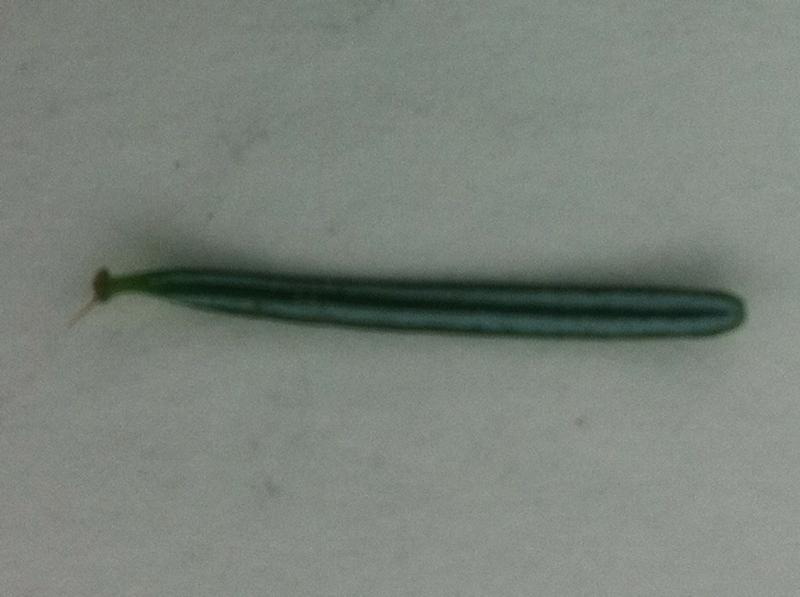
#> input picture PIA/amabis.jpg, 800 x 597 px
$ python PIA.py
#> lines starting #> are read from the running program, lines starting #| are printed output that depends on the picture; after the words box and inside, x2 and y2 are one past the last pixel; in counts of white or black regions, pixels touching at a corner belong together
import cv2
import numpy as np
import matplotlib.pyplot as plt
import math
import csv

# -------------------------------------Seccion Recortes de imagen------------------------------------------- #

# Funcion para obtener los puntos extremos de la hoja (Puntos A, B C y D)
# Se obtienen 2 veces, antes de ser rotados y despues de ser rotado
def extremos(binary_image):
    non_zero_pixels = np.nonzero(binary_image)

    # Encontrar los límites de recorte (A, C, B, D)
    A = np.min(non_zero_pixels[0])  # Límite superior (primer píxel no cero en filas)
    C = np.max(non_zero_pixels[0])  # Límite inferior (último píxel no cero en filas)
    B = np.min(non_zero_pixels[1])  # Límite izquierdo (primer píxel no cero en columnas)
    D = np.max(non_zero_pixels[1])  # Límite derecho (último píxel no cero en columnas)

    print("A: ",A,"\nB: ",B,"\nC: ",C,"\nD: ",D)

    return A, B, C, D

# ---------------------------------------------------------------------------------------------------------- #
# ----------------------------------------------Seccion DCT------------------------------------------------- #

# Calcula el coeficiente DCTk para un perfil dado
def calcular_dctk(perfil, k):
    # perfil: perfil AVP antes de ser procesado
    # k: indice de coeficiente DCT a calcular

    N = len(perfil)  # Longitud del perfil
    dctk = 0.0  # Inicializar el coeficiente

    for n in range(N):
        dctk += perfil[n] * np.cos((np.pi / N) * (n + 0.5) * k)

    return dctk

# Calcula la IDCTi para reconstruir un valor a partir de los coeficientes DCT.
def calcular_idcti(dct_coeffs, i):
    # dct_coeffs: Coeficientes DCT
    # i: El índice del valor reconstruido.

    N = len(dct_coeffs)  # Longitud de los coeficientes DCT
    idcti = dct_coeffs[0] / 2  # Primer término (DCT_0 / 2)

    for k in range(1, N):  # Desde DCT_1 hasta DCT_{N-1}
        idcti += dct_coeffs[k] * np.cos((np.pi / N) * k * (i + 0.5))

    return idcti / N  # Dividir por N para obtener el valor final

# Reconstruye el perfil completo usando la IDCT.
def reconstruir_perfil_completo(dct_coeffs):
    # dct_coeffs: Los coeficientes DCT.

    N = len(dct_coeffs)  # Longitud del perfil (número de coeficientes DCT)
    perfil_reconstruido = []

    for i in range(N):  # Iterar sobre todos los índices
        idcti = calcular_idcti(dct_coeffs, i)  # Calcular IDCTi para el índice actual
        perfil_reconstruido.append(idcti)  # Agregar el valor reconstruido

    return perfil_reconstruido

# Calcula el error EDCT entre el perfil original y el reconstruido.
def calcular_edct(perfil_original, perfil_reconstruido):
    # perfil_original: El perfil original.
    # perfil_reconstruido: El perfil reconstruido.

    N = len(perfil_original)  # Longitud del perfil
    error_cuadrado = np.sum((np.array(perfil_original) - np.array(perfil_reconstruido))**2)
    edct = np.sqrt(error_cuadrado / N)
    return edct

# ---------------------------------------------------------------------------------------------------------- #
# ---------------------------------------Seccion AVP-DCT Matching------------------------------------------- #

# Normaliza la longitud de la curva AVP-DCT, esto para que tenga la misma longitud todos los perfiles (dataset y la imagen a comparar)
def normalizar_longitud(perfil, longitud_deseada=1500):
    # perfil: Perfil AVP-DCT Orginal de la imagen a comparar
    # longitud_deseada: Longitud que va a tener el perfil normalizado

    x_original = np.linspace(0, 1, len(perfil))
    x_deseado = np.linspace(0, 1, longitud_deseada)
    perfil_normalizado = np.interp(x_deseado, x_original, perfil)

    return perfil_normalizado

# Distancia entre un perfil AVP-DCT de la imagen a comparar y el dataset
def calcular_distancia_euclidiana(perfil1, perfil2):
    return np.sqrt(np.sum((np.array(perfil1) - np.array(perfil2))**2))

# Guarda las mejores distancias por planta en un archivo .csv.
# [46 lines left out: functions guardar_mejores_distancias_csv, mostrar_mejores_distancias_por_planta, not called in this run]

def avp_matching(perfil_reconstruido, resultados_path, k=3, longitud_deseada=1500):
    """
    Realiza el AVP Matching utilizando k-NN y genera un gráfico de las mejores distancias por planta.
    """
    perfil_nuevo_normalizado = normalizar_longitud(perfil_reconstruido, longitud_deseada)

    # Cargar los resultados almacenados
    resultados = np.load(resultados_path, allow_pickle=True).item()

    distancias = []
    for planta, perfiles in resultados.items():
        for perfil_guardado in perfiles:
            perfil_guardado_normalizado = normalizar_longitud(perfil_guardado["perfil_avp"], longitud_deseada)
            distancia = calcular_distancia_euclidiana(perfil_nuevo_normalizado, perfil_guardado_normalizado)
            distancias.append((distancia, planta))

    distancias.sort(key=lambda x: x[0])

    # Mostrar mejores distancias por planta
    mostrar_mejores_distancias_por_planta(distancias)

    # Seleccionar los k vecinos más cercanos
    vecinos = distancias[:k]

    # Contar la frecuencia de cada planta entre los vecinos
    conteo = {}
    for _, planta in vecinos:
        conteo[planta] = conteo.get(planta, 0) + 1

    planta_probable = max(conteo, key=conteo.get)
    return planta_probable

# ---------------------------------------------------------------------------------------------------------- #
# ----------------------------------------Seccion Valle Global------------------------------------------------- #

def calcular_histograma(imagen):
    # Calcula el histograma de la imagen en escala de grises
    histograma, _ = np.histogram(imagen.ravel(), bins=256, range=(0, 256))
    return histograma

def calcular_grupo_varianza(histograma, total_pixeles):
    # Cálculo de varianza entre los grupos
    suma_total = np.sum([i * histograma[i] for i in range(256)])
    suma_b = 0
    w_b = 0
    varianza_max = 0
    mejor_umbral = 0

    for umbral in range(256):
        w_b += histograma[umbral]
        w_f = total_pixeles - w_b
        if w_b == 0 or w_f == 0:
            continue

        suma_b += umbral * histograma[umbral]
        m_b = suma_b / w_b if w_b != 0 else 0
        m_f = (suma_total - suma_b) / w_f if w_f != 0 else 0

        varianza_entre_clases = w_b * w_f * (m_b - m_f) ** 2

        if varianza_entre_clases > varianza_max:
            varianza_max = varianza_entre_clases
            mejor_umbral = umbral

    return mejor_umbral

def calcular_desviacion_estandar(imagen):
    # Cálculo de la desviación estándar
    return np.std(imagen)

def encontrar_picos(histograma):
    # Encontrar picos en el histograma (máximos locales)
    picos = []
    for i in range(1, len(histograma) - 1):
        if histograma[i] > histograma[i - 1] and histograma[i] > histograma[i + 1]:
            picos.append(i)
    return picos

def calcular_valle_global(imagen):
    # Obtener el histograma
    histograma = calcular_histograma(imagen)
    total_pixeles = imagen.size

    # Calcular el umbral utilizando grupo varianza
    mejor_umbral = calcular_grupo_varianza(histograma, total_pixeles)

    # Calcular la desviación estándar
    desviacion_estandar = calcular_desviacion_estandar(imagen)

    # Encontrar los picos del histograma
    picos = encontrar_picos(histograma)

    return mejor_umbral, desviacion_estandar, picos

def aplicar_umbral(imagen, umbral):
    # Binarización con el umbral calculado
    _, imagen_umbralizada = cv2.threshold(imagen, umbral, 255, cv2.THRESH_BINARY)
    return imagen_umbralizada

# ---------------------------------------------------------------------------------------------------------- #
# ----------------------------------------Seccion Principal------------------------------------------------- #

# Cargar dataset anteriormente procesado y verificar contenido
resultados_path = 'resultados_avp_dct.npy'  # Archivo de resultados
if not resultados_path:
    raise ValueError("El diccionario está vacío. Verifica la ruta")

# Cargar la imagen y verificar si se cargó correctamente
image = cv2.imread('amabis.jpg')  # Imagen a predecir
#> image is the input picture: shape (597, 800, 3); mean B, G, R 122.2, 129.6, 122
if image is None:
    raise FileNotFoundError("La imagen no se pudo cargar. Verifica la ruta.")

# Convertir la imagen a escala de grises
gray_image = cv2.cvtColor(image, cv2.COLOR_BGR2GRAY)

imagen = (gray_image * 255).astype(np.uint8)  # Normalizar la imagen a valores de 0 a 255
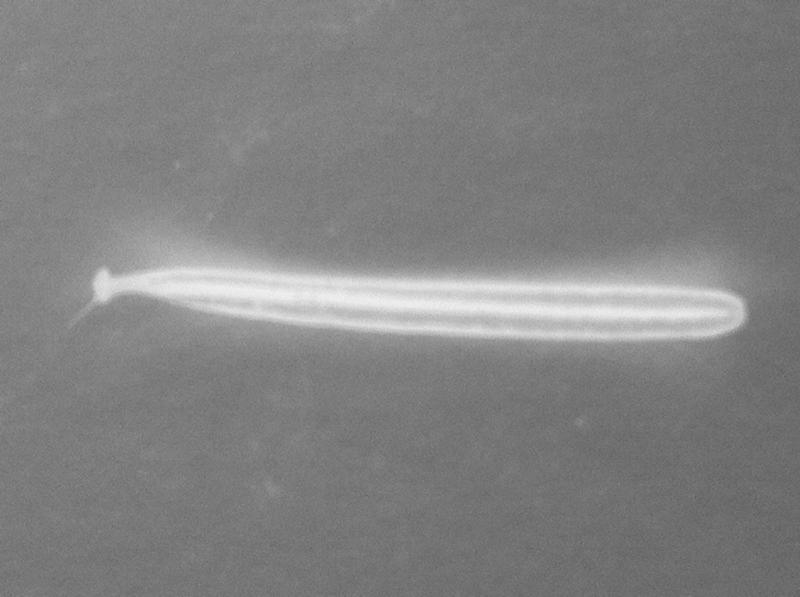
#> imagen: shape (597, 800); min 94, max 242, mean 129.5

# Calcular el umbral, desviación estándar y los picos
mejor_umbral, desviacion_estandar, picos = calcular_valle_global(imagen)
#> in calcular_histograma, `histograma, _ = np.histogram(imagen.ravel(), bins=256, range=(0, 256))`: histograma = 256 values, max 19020 at index 122, min 0 at index 0, mean 1865.6
#> in calcular_grupo_varianza, `suma_total = np.sum([i * histograma[i] for i in range(256)])`: suma_total = 61852965
#> the loop in calcular_grupo_varianza, `for umbral in range(256):` made 256 passes
#> (w_b, w_f, suma_b, m_b, m_f, varianza_entre_clases, varianza_max) on pass 95: (1, 477599, 94, 94, 129.5, 602164005.5, 602164005.5)
#> (w_b, w_f, suma_b, m_b, m_f, varianza_max) on passes 96 to 101: (7, 477593, 664, 94.86, 129.5, 4.01e+09), (13, 477587, 1240, 95.38, 129.5, 7.23e+09), (30, 477570, 2889, 96.3, 129.5, 1.58e+10), (54, 477546, 5241, 97.06, 129.5, 2.72e+10), (119, 477481, 11676, 98.12, 129.5, 5.6e+10), (248, 477352, 24576, 99.1, 129.5, 1.1e+11)
#> after the loop in calcular_grupo_varianza, `for umbral in range(256):`: mejor_umbral = 162; suma_b = 61852723; varianza_max = 1.06e+14; w_b = 477600
#> in calcular_valle_global, `mejor_umbral = calcular_grupo_varianza(histograma, total_pixeles)`: mejor_umbral = 162
#> in calcular_valle_global, `desviacion_estandar = calcular_desviacion_estandar(imagen)`: desviacion_estandar = 24.1
#> after the loop in encontrar_picos, `for i in range(1, len(histograma) - 1):`: picos = [122, 129, 149, 162, 169, 174, 178, 182, 188, 194, 196, 198, 201, 205, 217, 230, 233]
#> mejor_umbral = 162; desviacion_estandar = 24.1

# Aplicar el umbral a la imagen
binary_image = aplicar_umbral(imagen, mejor_umbral)
#> in aplicar_umbral, `_, imagen_umbralizada = cv2.threshold(imagen, umbral, 255, cv2.THRESH_..`:
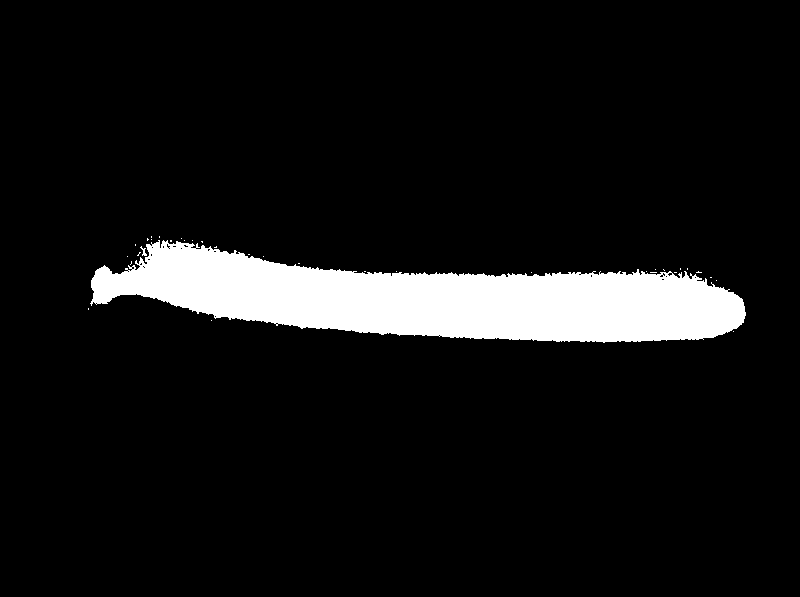
#> imagen_umbralizada: shape (597, 800); 8.2% white; 35 white regions (33 under 20 px), largest, box (x1, y1, x2, y2) and area: (90, 240, 746, 343) 38897, (140, 246, 147, 256) 28

# Mostrar la imagen original y la imagen umbralizada
plt.figure(figsize=(12, 6))

plt.subplot(1, 3, 1)
plt.imshow(image, cmap='gray')
plt.title('Imagen original')

plt.subplot(1, 3, 2)
plt.imshow(binary_image, cmap='gray')
plt.title(f'Imagen umbralizada (Umbral: {mejor_umbral})')

# Mostrar el histograma de la imagen
plt.subplot(1, 3, 3)
histograma = calcular_histograma(imagen)
plt.plot(histograma, color='black')
plt.title('Histograma')
plt.xlabel('Intensidad de píxel')
plt.ylabel('Frecuencia')

plt.tight_layout()
plt.show()
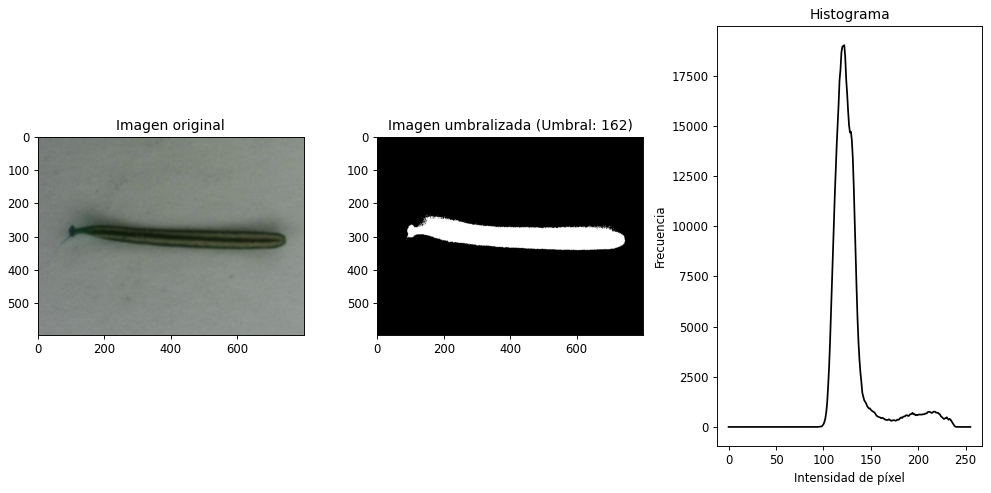
#> figure drawn by matplotlib, 3 panels; B, G, R data is drawn as R, G, B; panel 3: curve peaks at x = 122, y = 19020

# Usamos np.nonzero para encontrar los píxeles que no son fondo (es decir, píxeles diferentes de 0)
non_zero_pixels = np.nonzero(binary_image)
#> non_zero_pixels = 39002 positions, rows 236 to 342, columns 88 to 745

# Obtenemos los datos de los extremos antes de ser rotados
A, B, C, D = extremos(binary_image)
#> in extremos, `A = np.min(non_zero_pixels[0])`: A = 236
#> in extremos, `C = np.max(non_zero_pixels[0])`: C = 342
#> in extremos, `B = np.min(non_zero_pixels[1])`: B = 88
#> in extremos, `D = np.max(non_zero_pixels[1])`: D = 745
#| A:  236
#| B:  88
#| C:  342
#| D:  745
#> A = 236; B = 88; C = 342; D = 745

# Se obtiene la coordenada de la fila en B y D
y_B = np.min(non_zero_pixels[0][non_zero_pixels[1] == B])
#> y_B = 308
y_D = np.min(non_zero_pixels[0][non_zero_pixels[1] == D])
#> y_D = 312

# Calcular el ángulo necesario para alinear B y D
delta_y = y_D - y_B
#> delta_y = 4
delta_x = D - B
#> delta_x = 657
angle = math.degrees(math.atan2(delta_y, delta_x))
#> angle = 0.349

print(f"Ángulo calculado para alinear B y D: {angle:.2f} grados")
#| Ángulo calculado para alinear B y D: 0.35 grados

# Rotar la imagen usando el ángulo calculado
center = (binary_image.shape[1] // 2, binary_image.shape[0] // 2)
#> center = (400, 298)
M = cv2.getRotationMatrix2D(center, angle, 1.0)
#> M = [[1, 0.00609, -1.81], [-0.00609, 1, 2.44]]
binary_image_rotated = cv2.warpAffine(binary_image, M, (binary_image.shape[1], binary_image.shape[0]))

# Dibujar puntos B y D antes y después de la rotación
image_with_points = cv2.cvtColor(binary_image, cv2.COLOR_GRAY2BGR)
rotated_with_points = cv2.cvtColor(binary_image_rotated, cv2.COLOR_GRAY2BGR)

cv2.circle(image_with_points, (B, y_B), 5, (0, 0, 255), -1)  # Punto B antes de rotación
#> image_with_points: shape (597, 800, 3); mean B, G, R 20.8, 20.8, 20.9
cv2.circle(image_with_points, (D, y_D), 5, (255, 0, 0), -1)  # Punto D antes de rotación
#> image_with_points: shape (597, 800, 3); mean B, G, R 20.8, 20.8, 20.8

# Transformar coordenadas después de la rotación
B_rot = np.dot(M, np.array([B, y_B, 1]))
#> B_rot = [88.07, 309.9]
D_rot = np.dot(M, np.array([D, y_D, 1]))
#> D_rot = [745.1, 309.9]

cv2.circle(rotated_with_points, (int(B_rot[0]), int(B_rot[1])), 5, (0, 0, 255), -1)  # Punto B después de rotación
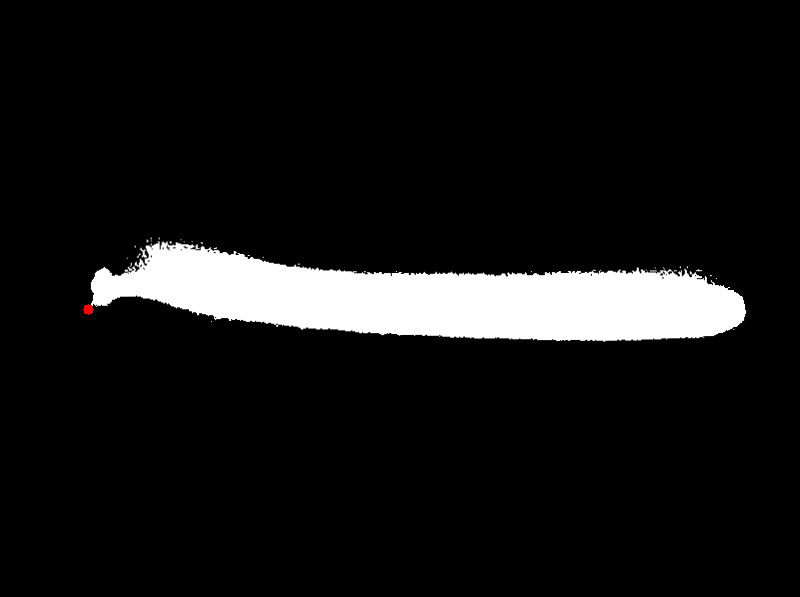
#> rotated_with_points: shape (597, 800, 3); mean B, G, R 20.8, 20.8, 20.9
cv2.circle(rotated_with_points, (int(D_rot[0]), int(D_rot[1])), 5, (255, 0, 0), -1)  # Punto D después de rotación
#> rotated_with_points: shape (597, 800, 3); 0.02% of pixels changed, all inside (x1, y1, x2, y2) = (740, 304, 751, 315)

# Mostrar imágenes
cv2.imshow('Imagen Original con Puntos', image_with_points)
cv2.imshow('Imagen Rotada con Puntos', rotated_with_points)

# Se vuelve a obtener los extremos de la imagen para su recorte
A, B, C, D = extremos(binary_image_rotated)
#| A:  237
#| B:  88
#| C:  341
#| D:  746
#> A = 237; C = 341; D = 746

# Recortar la imagen original utilizando los límites encontrados
cropped_image = binary_image_rotated[A:C+1, B:D+1]
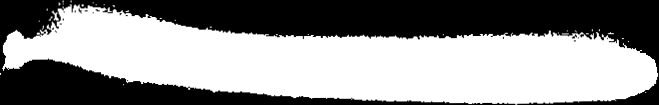
#> cropped_image: shape (105, 659); min 0, max 255, mean 143.7

# Crear el histograma de la proyección Top (de B a D)
top_projection = []

# Recorremos de B a D para la proyección Top
for col in range(B, D + 1):
    # Para cada columna, buscamos el primer píxel blanco (255) desde arriba
    for row in range(cropped_image.shape[0]):
        if cropped_image[row, col - B] == 255:
            top_projection.append(row)  # Guardamos la posición del primer píxel blanco
            break
    else:
        # Si no encontramos un píxel blanco, agregamos el valor de la altura total
        top_projection.append(cropped_image.shape[0])

# Crear el histograma de la proyección Left (de A a C)
left_projection = []

# Recorremos de A a C para la proyección Left
for row in range(A, C + 1):
    # Para cada fila, buscamos el primer píxel blanco (255) desde la izquierda
    for col in range(cropped_image.shape[1]):
        if cropped_image[row - A, col] == 255:
            left_projection.append(col)  # Guardamos la posición del primer píxel blanco
            break
    else:
        # Si no encontramos un píxel blanco, agregamos el valor del ancho total
        left_projection.append(cropped_image.shape[1])

# Crear el histograma de la proyección Bottom (de B a D)
bottom_projection = []

# Recorremos de B a D para la proyección Bottom
for col in range(B, D + 1):
    # Para cada columna, buscamos el último píxel blanco (255) desde arriba hacia abajo
    for row in range(cropped_image.shape[0] - 1, -1, -1):  # Recorremos desde la parte inferior hacia arriba
        if cropped_image[row, col - B] == 255:
            bottom_projection.append(row)  # Guardamos la posición del último píxel blanco
            break
    else:
        # Si no encontramos un píxel blanco, agregamos el valor de 0 (ningún píxel blanco encontrado)
        bottom_projection.append(0)

# Crear el histograma de la proyección Bottom (de B a D)
right_projection = []

# Recorremos de A a C para la proyección Bottom
for row in range(A, C + 1):
    # Para cada fila, buscamos el último píxel blanco (255) de derecha a izquierda
    for col in range(cropped_image.shape[1] - 1, -1, -1):  # Recorremos desde la parte derecha hacia izquierda
        if cropped_image[row - A, col] == 255:
            right_projection.append(col)  # Guardamos la posición del último píxel blanco
            break
    else:
        # Si no encontramos un píxel blanco, agregamos el valor de 0 (ningún píxel blanco encontrado)
        right_projection.append(0)

# Mostrar las imágenes
cv2.imshow('Imagen Original', image)
cv2.imshow('Imagen en Blanco y Negro', gray_image)
cv2.imshow('Imagen Binarizada', binary_image_rotated)
cv2.imshow('Imagen Recortada', cropped_image)

# Subplot 1: Top
plt.subplot(2, 2, 1)
plt.plot(top_projection, color='blue')
plt.title('Top View')

# Subplot 2: Left
plt.subplot(2, 2, 2)
plt.plot(left_projection, color='green')
plt.title('Left View')

# Subplot 3: Bottom
plt.subplot(2, 2, 3)
plt.plot(bottom_projection, color='red')
plt.title('Bottom View')

# Subplot 4: Right
plt.subplot(2, 2, 4)
plt.plot(right_projection, color='orange')
plt.title('Right View')

plt.tight_layout()
plt.show()
#> figure, not shown here; panel 1: curve peaks at x = 0, y = 105; panel 2: curve peaks at x = 0, y = 659; panel 3: curve peaks at x = 469, y = 103; panel 4: curve peaks at x = 73, y = 657

# Unir los perfiles en el orden: Arriba -> Izquierda -> Abajo -> Derecha
perfil_continuo = np.concatenate((top_projection, right_projection, bottom_projection, left_projection))

# Crear un gráfico de línea del perfil AVP continuo
plt.figure(figsize=(10, 4))
plt.plot(perfil_continuo, color='blue', lw=1)
plt.title("Perfil AVP Continuo de la Hoja")
plt.xlabel("Puntos del contorno")
plt.ylabel("Distancia al borde")
plt.grid(True)
plt.show()
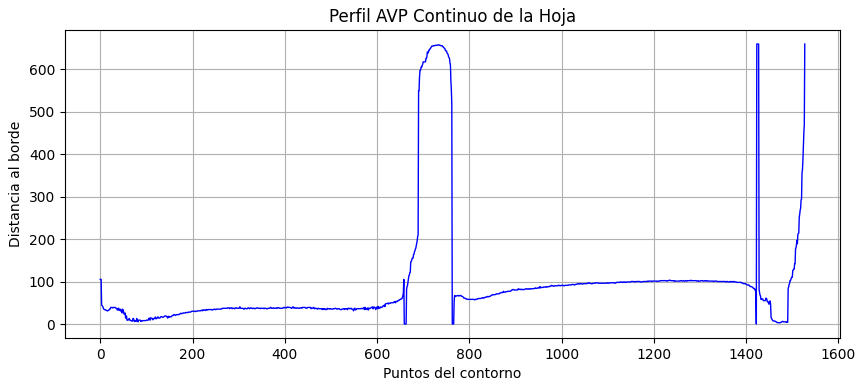
#> figure drawn by matplotlib, 1 panel; curve peaks at x = 1423, y = 659

# k: indice de coeficiente DCT a calcular
k = 3

# Coeficientes DCT
dct_coeffs = [calcular_dctk(perfil_continuo, k) for k in range(len(perfil_continuo))]

# Reconstruir todo el perfil automáticamente
perfil_reconstruido = reconstruir_perfil_completo(dct_coeffs)

# Mostrar el perfil reconstruido
#print("Perfil reconstruido:", perfil_reconstruido)

plt.figure(figsize=(12, 6))
plt.plot(perfil_continuo, label="Perfil Original", color="blue")
plt.plot(perfil_reconstruido, label="Perfil Reconstruido", linestyle="--", color="red")
plt.title("Comparación del Perfil Original y Reconstruido")
plt.xlabel("Índice")
plt.ylabel("Valor")
plt.legend()
plt.show()
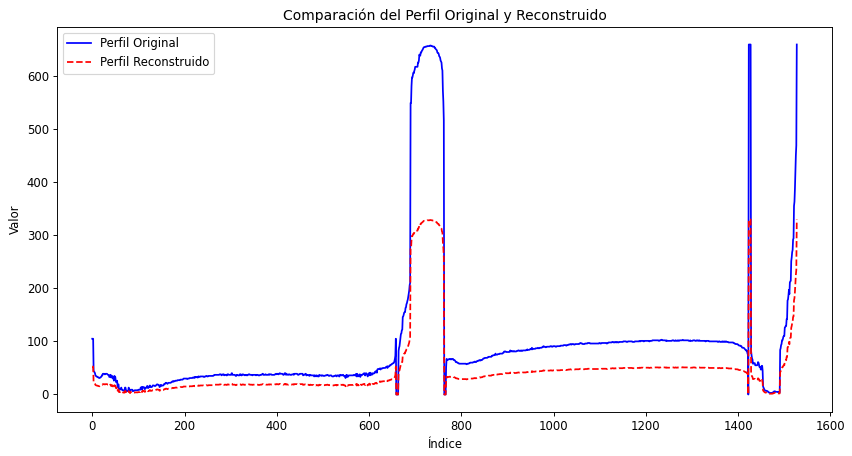
#> figure drawn by matplotlib, 1 panel; curve peaks at x = 1423, y = 659; curve peaks at x = 1425, y = 329.5

# Calcula el error EDCT entre el perfil original y el reconstruido.
edct = calcular_edct(perfil_continuo, perfil_reconstruido)
#print(f"Error EDCT: {edct}")

# Realizar AVP Matching
planta_detectada = avp_matching(perfil_reconstruido, resultados_path, k=3)
#> (the run stopped early here; a loop or call above may not have finished)
